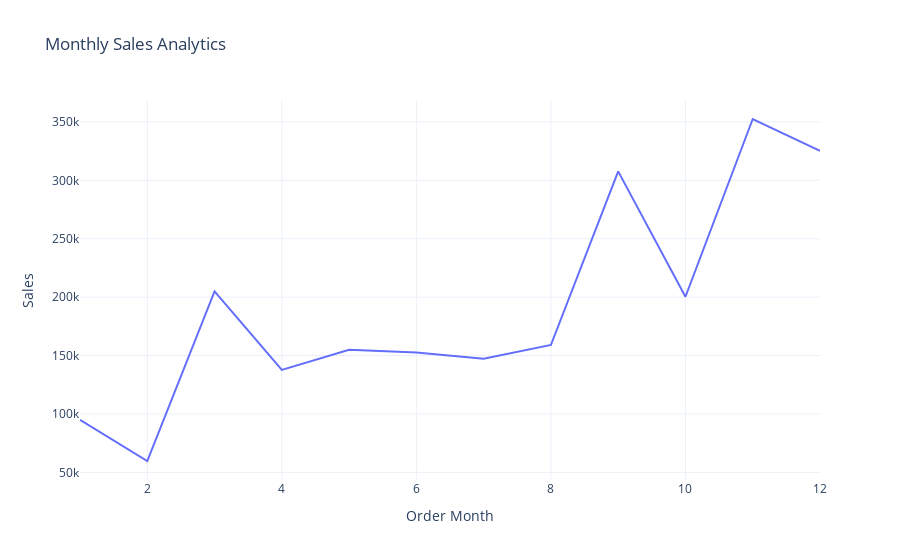

Notebook source saved alongside this figure:
### Code cell
fig=px.line(sales_by_month,
           x="Order Month",
           y="Sales",
title="Monthly Sales Analytics")
fig.show()

### Figure 1 — Plotly figure (JSON) as saved in the notebook; plotly's stock layout.template omitted (floating-point values rounded to 4 significant figures)
{"data": [{"hovertemplate": "Order Month=%{x}<br>Sales=%{y}<extra></extra>", "legendgroup": "", "line": {"color": "#636efa", "dash": "solid"}, "marker": {"symbol": "circle"}, "mode": "lines", "name": "", "orientation": "v", "showlegend": false, "type": "scatter", "x": [1, 2, 3, 4, 5, 6, 7, 8, 9, 10, 11, 12], "xaxis": "x", "y": [94920.0, 59750.0, 205000.0, 137800.0, 155000.0, 152700.0, 147200.0, 159000.0, 307600.0, 200300.0, 352500.0, 325300.0], "yaxis": "y"}], "layout": {"legend": {"tracegroupgap": 0}, "title": {"text": "Monthly Sales Analytics"}, "xaxis": {"anchor": "y", "domain": [0, 1], "title": {"text": "Order Month"}}, "yaxis": {"anchor": "x", "domain": [0, 1], "title": {"text": "Sales"}}}}
